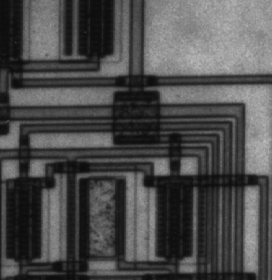
#> input picture 17JE003548_7/sample2.png, 272 x 280 px, found by its file name
$ python 2.py
#> lines starting #> are read from the running program, lines starting #| are printed output that depends on the picture; after the words box and inside, x2 and y2 are one past the last pixel; in counts of white or black regions, pixels touching at a corner belong together
import cv2

img=cv2.imread("img/sample2.png",0)
#> img is the input picture: shape (280, 272); min 12, max 191, mean 76.3


cv2.imshow("BW input",img)
cv2.waitKey(0)
cv2.destroyAllWindows()
h,v=img.shape
#> h = 280; v = 272

def gauss(img):
    img2=img.copy()
    k=3
    for i in range(h-k):
        for j in range(v-k):
            arr=[]
            for x in range(k):
                for y in range(k):
                    arr.append(img[i+x][j+y])

            avg=sum(arr)/len(arr)
            mx=max(arr)
            mn=min(arr)
            arr = [i for i in arr if i!=mn and i!=mx]
            if len(arr):
                avg=sum(arr)/len(arr)
            img2[i+k//2][j+k//2]=avg
        return img2
#> img2: shape (280, 272); 0.3% of pixels changed, all inside (x1, y1, x2, y2) = (1, 1, 270, 2)


img=gauss(img)

imgh=img.copy()
imgv=img.copy()
imgd=img.copy()
k=5
#sobel Horizontal
wh=[0,0,-1,0,0,0,-1,-2,-1,0,-1,-2,16,-2,-1,0,-1,-2,-1,0,0,0,-1,0,0]

for i in range(h-k):
    for j in range(v-k):
        gh=0
        for x in range(k):
            for y in range(k):
                gh+=(img[i+x][j+y])*wh[x*k+y];

        if gh>50:
            imgh[i][j]=255
        else:
            imgh[i][j]=0
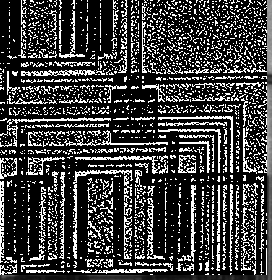
#> imgh: shape (280, 272); min 0, max 255, mean 62.4
#> after the loop in gauss, `for i in range(h-k):`:
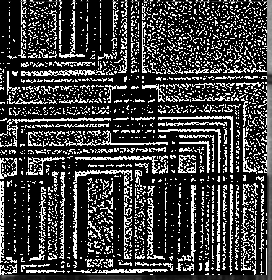
#> img2: shape (280, 272); 0.26% of pixels changed, all inside (x1, y1, x2, y2) = (8, 1, 270, 2)


imgh=gauss(imgh)

cv2.imshow("Gradient image using sobel operator",imgh)
cv2.waitKey(0)
cv2.destroyAllWindows()

$ run again, with 17JE003548_7/sample1.jpeg saved as 17JE003548_7/sample2.png
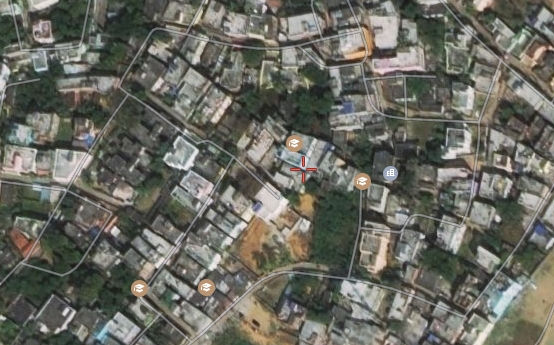
#> input picture 17JE003548_7/sample1.jpeg, 554 x 345 px, found by its file name
#> after the loop `for i in range(h-k):`:
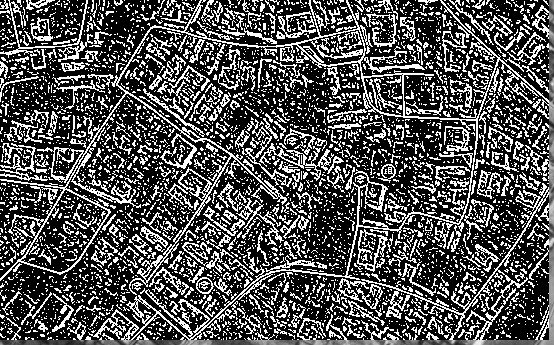
#> imgh: shape (345, 554); min 0, max 255, mean 82.1
#> after the loop in gauss, `for i in range(h-k):`:
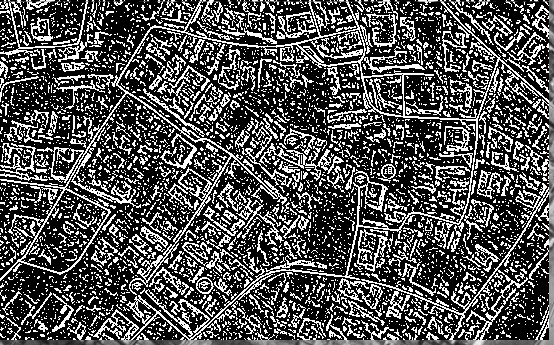
#> img2: shape (345, 554); 0.23% of pixels changed, all inside (x1, y1, x2, y2) = (1, 1, 549, 2)
